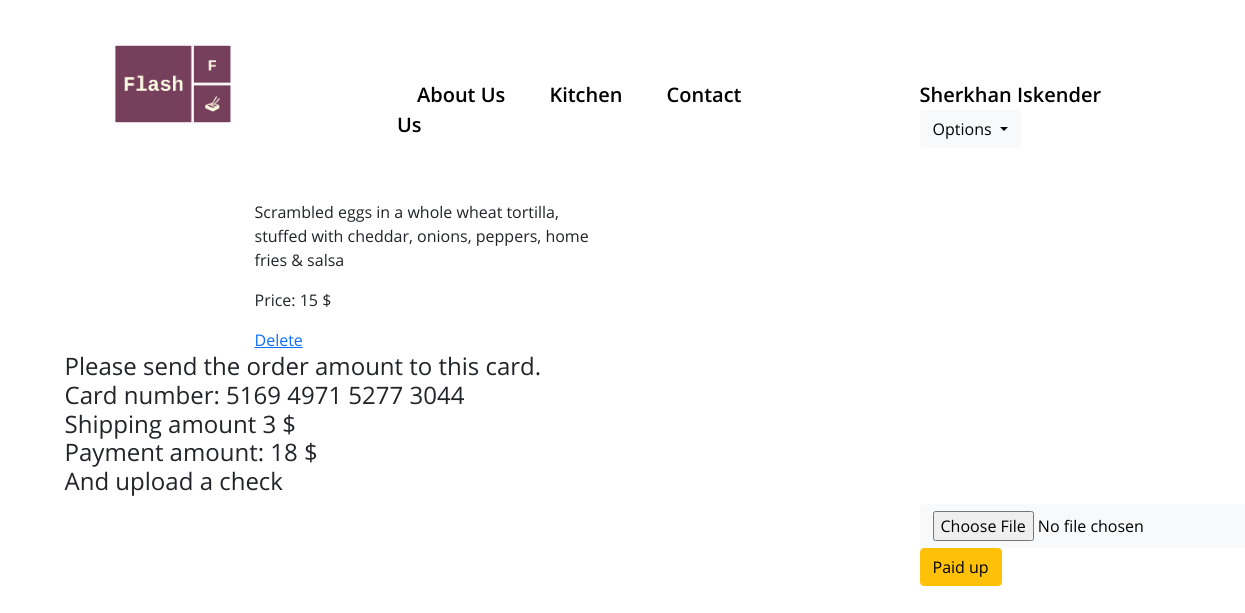
Screenshot of /php/payment.php (signed in) with the database file from the repository.
### tables this page shows
CREATE TABLE `basket` (
  `basket_id` int(11) NOT NULL,
  `dish_id` int(11) NOT NULL,
  `user_id` int(11) NOT NULL
);

CREATE TABLE `dish` (
  `dish_id` int(11) NOT NULL,
  `name` varchar(255) NOT NULL,
  `description` text NOT NULL,
  `price` int(11) NOT NULL,
  `typeOfDish_id` int(11) NOT NULL,
  `picture` text NOT NULL
);

### php/payment.php (the view, shortened to what this page needs)
<?php
	include 'query_server.php';
?>
<!DOCTYPE html>
<html lang="en">
<head>
	<link href="https://cdn.jsdelivr.net/npm/bootstrap@5.0.0-beta3/dist/css/bootstrap.min.css" rel="stylesheet"
>
	<link rel="stylesheet" href="../style/style.css">
</head>
<body>
	<?php
		include 'header.php';
	?>
	<section class="payment">
		<div class="container">
			<div class="row">
				<?php
			if($_GET['amount'] = 2){
					$user_id = $_SESSION['user_id'];
					$queryToGetBasketDishesToPayment = "SELECT * FROM basket INNER JOIN dish ON basket.dish_id = dish.dish_id WHERE basket.user_id = '$user_id'";
					$queryToGetSum = "SELECT SUM(dish.price) AS total FROM basket INNER JOIN dish ON basket.dish_id = dish.dish_id WHERE basket.user_id = '$user_id'";
					$result = $connect->query($queryToGetBasketDishesToPayment);
					$total = $connect->query($queryToGetSum);
					$row2 = $total->fetch_assoc();
					while($row = $result->fetch_assoc()){
                            $rows[] = $row;
                    }
                    for($i = 0; $i < count($rows); $i++){
                    	echo '<div style="margin-bottom: 30px;" class="col-lg-2">
					<img width="100%" src="' . $rows[$i]['picture'] . '" alt="">
				</div>
				<div class="col-lg-4">
					<p>' . $rows[$i]['name'] . '</p>
					<p>Price: ' . $rows[$i]['price'] . ' $</p>
					<a href="deleteFromBasket.php?dish_id=' . $rows[$i]['dish_id'] . '">Delete</a>
				</div>';
                    }
			}
			else{
			}
			$paymentAmount = $row2['total'] + 3;
			echo "	<h4>Please send the order amount to this card.<br>
			Card number: 5169 4971 5277 3044<br>
			Shipping amount 3 $<br>
			Payment amount: " . $paymentAmount . " $
			<br>And upload a check</h4>";
		?>
			</div>
			<div class="row justify-content-end">
				<div class="col-lg-3">
					<form action="order.php?fromBasket=1" method="POST" enctype="multipart/form-data">
						<input class="btn btn-light" type="file" name="fileForUpload">
						<button class="btn btn-warning" type="submit">Paid up</button>
					</form>
				</div>
			</div>
		</div>
	</section>
</body>
</html>

### style/style.css (style rules this page uses)
* { font-family: Open Sans; }

### rows the page displays
basket: dish.name "Scrambled eggs in a whole wheat tortilla, stuffed with cheddar, onions, peppers, home fries & salsa", dish.price "15"

### other values shown
$_SESSION['first_name'] "Sherkhan"
$_SESSION['last_name'] "Iskender"
$paymentAmount "18"
